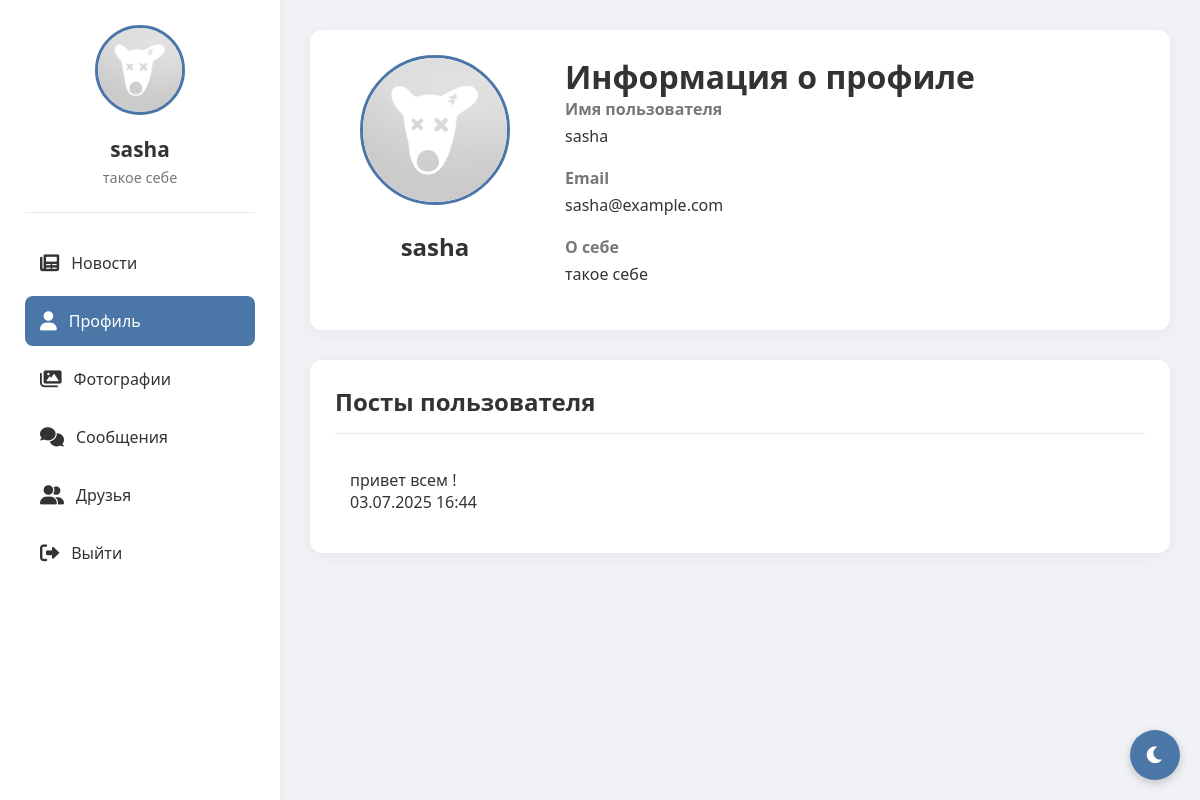
Page /profile/3 (signed in) on the earlier database version.
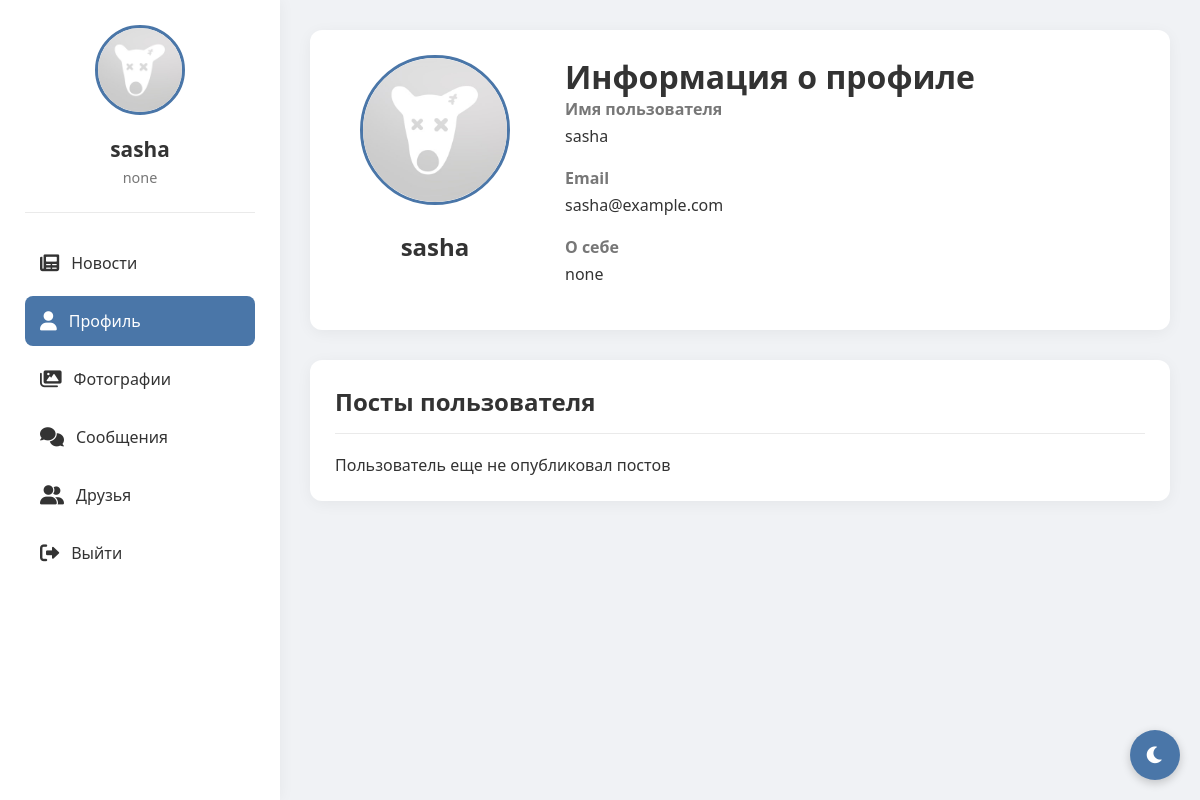
Same page on the later database version.
### tables this page shows
CREATE TABLE users (
                id INTEGER PRIMARY KEY AUTOINCREMENT,
                username TEXT UNIQUE NOT NULL,
                password TEXT NOT NULL,
                email TEXT,
                bio TEXT,
                avatar TEXT);

CREATE TABLE posts (
                id INTEGER PRIMARY KEY AUTOINCREMENT,
                user_id INTEGER NOT NULL,
                content TEXT NOT NULL,
                timestamp DATETIME DEFAULT CURRENT_TIMESTAMP,
                FOREIGN KEY(user_id) REFERENCES users(id));

### routes/profile.py (the view, shortened to what this page needs)
@bp.route('/profile', methods=['GET', 'POST'], defaults={'user_id': None})
@bp.route('/profile/<int:user_id>', methods=['GET'])
def profile(user_id):
    if 'user_id' not in session:
        return redirect(url_for('auth.index'))
    if user_id is None:
        user_id = session['user_id']
        is_own_profile = True
    else:
        is_own_profile = (user_id == session['user_id'])
    conn = get_db()
    c = conn.cursor()
    c.execute("SELECT id, username, email, bio, avatar FROM users WHERE id = ?", (user_id,))
    user = c.fetchone()
    if not user:
        flash('Пользователь не найден', 'error')
        conn.close()
        return redirect(url_for('feed.feed'))
    user_data = {
        'id': user[0],
        'username': user[1],
        'email': user[2],
        'bio': user[3],
        'avatar': user[4]
    }
    c.execute("SELECT id, content, timestamp FROM posts WHERE user_id = ? ORDER BY timestamp DESC", (user_id,))
    posts = c.fetchall()
    conn.close()
    return render_template('profile.html',
                         user=user_data,
                         posts=posts,
                         is_own_profile=is_own_profile)

### app.py (called while the page is built)
def datetimeformat(value, format='%d.%m.%Y %H:%M'):
    if isinstance(value, str):
        value = datetime.strptime(value, '%Y-%m-%d %H:%M:%S')
    return value.strftime(format)

### models.py (called while the page is built)
def get_db():
    conn = sqlite3.connect('social_network.db')
    conn.row_factory = sqlite3.Row
    return conn

### templates/profile.html (shortened to what this page needs)
<!DOCTYPE html>
<html>
<head>
    <link href="https://cdnjs.cloudflare.com/ajax/libs/font-awesome/6.0.0/css/all.min.css" rel="stylesheet">
    <link rel="stylesheet" href="{{ url_for('static', filename='css/style.css') }}">
</head>
<body>
    <div class="sidebar">
        <div class="profile-card">
            <img src="{{ url_for('static', filename='uploads/' + user.avatar) if user.avatar else url_for('static', filename='uploads/default_avatar.png') }}"
                 alt="Avatar"
                 onerror="this.onerror=null; this.src='{{ url_for('static', filename='uploads/default_avatar.png') }}'">
            <h3>{{ user.username }}</h3>
            <p>{{ user.bio or 'Статус не указан' }}</p>
        </div>
        <div class="nav">
    <a href="{{ url_for('feed.feed') }}">
        <i class="fas fa-newspaper"></i> Новости
    </a>
    <a href="{{ url_for('profile.profile') }}" class="active">
        <i class="fas fa-user"></i> Профиль
    </a>
    <a href="{{ url_for('gallery.gallery') }}">
        <i class="fas fa-images"></i> Фотографии
    </a>
    <a href="{{ url_for('messages.messages') }}">
        <i class="fas fa-comments"></i> Сообщения
    </a>
    <a href="{{ url_for('friends.friends') }}">
        <i class="fas fa-user-friends"></i> Друзья
    </a>
    <a href="{{ url_for('static.logout') }}">
        <i class="fas fa-sign-out-alt"></i> Выйти
    </a>
</div>
    </div>
    <div class="content">
        <div class="section">
            <div class="profile-info">
                <div class="avatar-section">
                    <img src="{{ url_for('static', filename='uploads/' + user.avatar) if user.avatar else url_for('static', filename='uploads/default_avatar.png') }}"
                         alt="Avatar"
                         onerror="this.onerror=null; this.src='{{ url_for('static', filename='uploads/default_avatar.png') }}'">
                    <h2>{{ user.username }}</h2>
                </div>
                <div class="info-section">
                    <h1>Информация о профиле</h1>
                    <div class="info-item">
                        <label>Имя пользователя</label>
                        <p>{{ user.username }}</p>
                    </div>
                    <div class="info-item">
                        <label>Email</label>
                        <p>{{ user.email or 'Не указан' }}</p>
                    </div>
                    <div class="info-item">
                        <label>О себе</label>
                        <p>{{ user.bio or 'Не указано' }}</p>
                    </div>
                </div>
            </div>
        </div>
        <div class="section user-posts">
            <div class="section-title">
                <h2>Посты пользователя</h2>
            </div>
            {% if posts %}
                {% for post in posts %}
                <div class="post-item">
                    <div class="post-content">{{ post[1] }}</div>
                    <div class="post-time">{{ post[2] | datetimeformat }}</div>
                </div>
                {% endfor %}
            {% else %}
                <p>Пользователь еще не опубликовал постов</p>
            {% endif %}
        </div>
    </div>
    <button class="theme-toggle" id="themeToggle">
        <i class="fas fa-moon"></i>
    </button>
</body>
</html>

### static/css/style.css (style rules this page uses)
:root { --bg-color: #f0f2f5; --text-color: #333; --sidebar-bg: #fff; --card-bg: #fff; --shadow-color: rgba(0,0,0,0.05); --border-color: #eaeaea; --primary-color: #4a76a8; --primary-hover: #3a6698; --secondary-text: #777; --badge-bg: #e74c3c; --input-bg: #fff; --input-border: #ddd; --message-sent-bg: #4a76a8; --message-received-bg: #f0f2f5; --message-time-color: #65676b; --error-color: #e74c3c; --success-color: #2ecc71; --warning-color: #f39c12; --online-color: #2ecc71; --offline-color: #95a5a6; }
* { margin: 0; padding: 0; box-sizing: border-box; }
body { font-family: 'Segoe UI', Tahoma, Geneva, Verdana, sans-serif; display: flex; background: var(--bg-color); color: var(--text-color); }
.sidebar { width: 280px; background: var(--sidebar-bg); height: 100vh; position: fixed; padding: 25px; box-shadow: 0 0 15px var(--shadow-color); }
.profile-card { text-align: center; padding-bottom: 25px; border-bottom: 1px solid var(--border-color); margin-bottom: 25px; }
.profile-card img { width: 90px; height: 90px; border-radius: 50%; object-fit: cover; border: 3px solid var(--primary-color); }
.profile-card h3 { margin: 15px 0 5px; font-size: 1.3rem; }
.profile-card p { color: var(--secondary-text); font-size: 0.9rem; }
.nav { margin-top: 15px; }
.nav a { display: flex; align-items: center; padding: 14px 15px; text-decoration: none; color: var(--text-color); border-radius: 8px; margin-bottom: 8px; transition: all 0.2s; }
.nav a.active { background: var(--primary-color); color: white; }
.nav a i { margin-right: 12px; font-size: 1.2rem; }
.content { flex: 1; margin-left: 280px; padding: 30px; }
.section { background: var(--card-bg); padding: 25px; border-radius: 12px; box-shadow: 0 3px 15px var(--shadow-color); margin-bottom: 30px; }
.section-title { display: flex; align-items: center; justify-content: space-between; margin-bottom: 20px; padding-bottom: 15px; border-bottom: 1px solid var(--border-color); }
.section-title h2 { font-size: 1.5rem; color: var(--text-color); }
button { background: var(--primary-color); color: white; border: none; padding: 10px 15px; border-radius: 3px; cursor: pointer; }
.profile-info { display: flex; gap: 30px; }
.avatar-section { text-align: center; flex: 0 0 200px; }
.avatar-section img { width: 150px; height: 150px; border-radius: 50%; object-fit: cover; border: 3px solid var(--primary-color); margin-bottom: 20px; }
.info-section { flex: 1; }
.info-item { margin-bottom: 20px; }
.info-item label { font-weight: 600; color: var(--secondary-text); display: block; margin-bottom: 5px; }
.theme-toggle { position: fixed; bottom: 20px; right: 20px; width: 50px; height: 50px; border-radius: 50%; background: var(--primary-color); color: white; border: none; cursor: pointer; display: flex; align-items: center; justify-content: center; box-shadow: 0 3px 10px rgba(0,0,0,0.2); z-index: 1000; }
.theme-toggle { position: fixed; bottom: 20px; right: 20px; width: 50px; height: 50px; border-radius: 50%; background: var(--primary-color); color: white; border: none; cursor: pointer; display: flex; align-items: center; justify-content: center; box-shadow: 0 3px 10px rgba(0,0,0,0.2); z-index: 1000; transition: transform 0.3s ease; }
.theme-toggle i { font-size: 1.2rem; transition: transform 0.3s ease; }
body, .sidebar, .section, .admin-container, .post, .create-post, .friends-list, .chat-container { transition: none !important; }

Differences in the rows shown:
removed posts: content "привет всем !", timestamp "03.07.2025 16:44"
changed users "sasha": bio "такое себе" → "none"
Other differences:
text now shown: "Пользователь еще не опубликовал постов"
